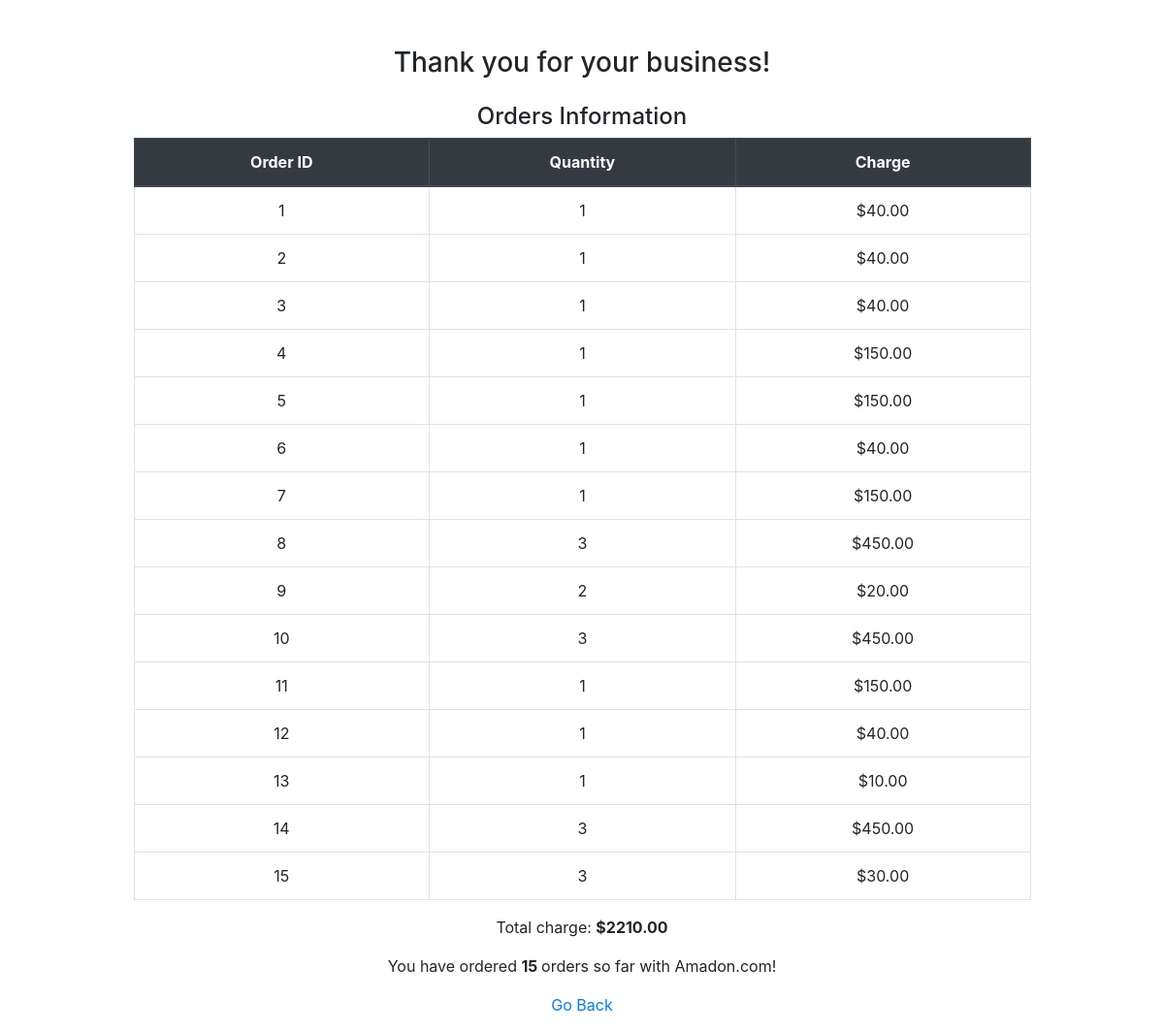
Page /checkout on the committed database.
### poorly_coded_store/models.py (models this page shows)
class Order(models.Model):
    quantity_ordered = models.IntegerField()
    total_price = models.DecimalField(decimal_places=2, max_digits=6)
    created_at = models.DateTimeField(auto_now_add=True)
    updated_at = models.DateTimeField(auto_now=True)

### poorly_coded_store/views.py (the view)
# urls.py: path('checkout',views.show_checkout),
def show_checkout(request):
    context = {
        'orders' : models.get_all_orders(),
        'total' : models.get_total_charge(),
    }
    return render(request, "store/checkout.html", context)

### poorly_coded_store/models.py (called while the page is built)
def get_all_orders():
    return Order.objects.all()

def get_total_charge():
    total = 0
    orders = Order.objects.all()
    for order in orders:
        total += order.total_price
    return total

### poorly_coded_store/templates/store/checkout.html (shortened to what this page needs)
<!DOCTYPE html>
<html lang="en">
<head>
    <link href="https://stackpath.bootstrapcdn.com/bootstrap/4.5.2/css/bootstrap.min.css" rel="stylesheet">
</head>
<body>
    <div class="container mt-5 text-center">
        <h3>Thank you for your business!</h3>
        <h4 class="mt-4">Orders Information</h4>
        <table class="table table-bordered col-10 mx-auto">
            <thead class="thead-dark">
                <tr>
                    <th>Order ID</th>
                    <th>Quantity</th>
                    <th>Charge</th>
                </tr>
            </thead>
            <tbody>
                {% for order in orders %}
                <tr>
                    <td>{{ order.id }}</td>
                    <td>{{ order.quantity_ordered }}</td>
                    <td>${{ order.total_price }}</td>
                </tr>
                {% endfor %}
            </tbody>
        </table>
        <p>Total charge: <strong>${{ total }}</strong></p>
        <p>You have ordered <strong>{{ orders|length }} </strong>orders so far with Amadon.com!</p>
        <p><a href="/">Go Back</a></p>
    </div>
</body>
</html>

### rows in the picture
Order: id "1", quantity_ordered "1", total_price "40.00"
Order: id "2", quantity_ordered "1", total_price "40.00"
Order: id "3", quantity_ordered "1", total_price "40.00"
Order: id "4", quantity_ordered "1", total_price "150.00"
Order: id "5", quantity_ordered "1", total_price "150.00"
Order: id "6", quantity_ordered "1", total_price "40.00"
Order: id "7", quantity_ordered "1", total_price "150.00"
Order: id "8", quantity_ordered "3", total_price "450.00"
Order: id "9", quantity_ordered "2", total_price "20.00"
Order: id "10", quantity_ordered "3", total_price "450.00"
Order: id "11", quantity_ordered "1", total_price "150.00"
Order: id "12", quantity_ordered "1", total_price "40.00"
Order: id "13", quantity_ordered "1", total_price "10.00"
Order: id "14", quantity_ordered "3", total_price "450.00"
Order: id "15", quantity_ordered "3", total_price "30.00"

### other values in the picture
{{ total }} "2210.00"
{{ orders|length }} "15"
